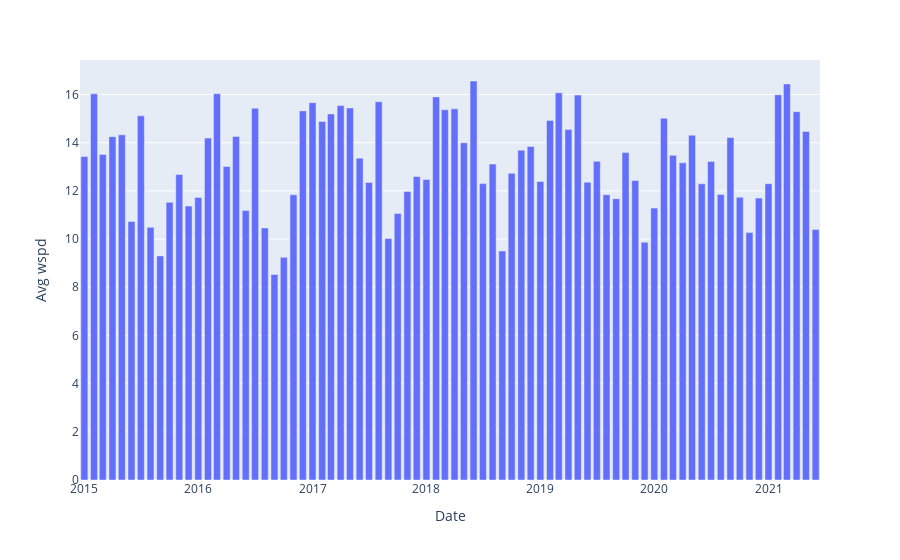

This figure's notebook cell:
### Code cell
fig = px.bar(wspd_df, x="Date", y="Avg wspd")
fig.show()

### Figure 1 — Plotly figure (JSON) as saved in the notebook; plotly's stock layout.template omitted (floating-point values rounded to 4 significant figures)
{"data": [{"alignmentgroup": "True", "hovertemplate": "Date=%{x}<br>Avg wspd=%{y}<extra></extra>", "legendgroup": "", "marker": {"color": "#636efa"}, "name": "", "offsetgroup": "", "orientation": "v", "showlegend": false, "textposition": "auto", "type": "bar", "x": ["2015-01", "2015-02", "2015-03", "2015-04", "2015-05", "2015-06", "2015-07", "2015-08", "2015-09", "2015-10", "2015-11", "2015-12", "2016-01", "2016-02", "2016-03", "2016-04", "2016-05", "2016-06", "2016-07", "2016-08", "2016-09", "2016-10", "2016-11", "2016-12", "2017-01", "2017-02", "2017-03", "2017-04", "2017-05", "2017-06", "2017-07", "2017-08", "2017-09", "2017-10", "2017-11", "2017-12", "2018-01", "2018-02", "2018-03", "2018-04", "2018-05", "2018-06", "2018-07", "2018-08", "2018-09", "2018-10", "2018-11", "2018-12", "2019-01", "2019-02", "2019-03", "2019-04", "2019-05", "2019-06", "2019-07", "2019-08", "2019-09", "2019-10", "2019-11", "2019-12", "2020-01", "2020-02", "2020-03", "2020-04", "2020-05", "2020-06", "2020-07", "2020-08", "2020-09", "2020-10", "2020-11", "2020-12", "2021-01", "2021-02", "2021-03", "2021-04", "2021-05", "2021-06"], "xaxis": "x", "y": [13.43, 16.03, 13.52, 14.25, 14.33, 10.73, 15.12, 10.49, 9.303, 11.53, 12.68, 11.37, 11.73, 14.19, 16.04, 13.01, 14.26, 11.18, 15.43, 10.46, 8.533, 9.242, 11.84, 15.32, 15.66, 14.89, 15.2, 15.54, 15.45, 13.36, 12.35, 15.71, 10.03, 11.06, 11.98, 12.6, 12.47, 15.9, 15.37, 15.41, 14.0, 16.56, 12.3, 13.11, 9.51, 12.73, 13.69, 13.85, 12.39, 14.93, 16.07, 14.55, 15.98, 12.36, 13.23, 11.84, 11.68, 13.59, 12.43, 9.874, 11.29, 15.02, 13.48, 13.17, 14.31, 12.3, 13.22, 11.85, 14.22, 11.74, 10.27, 11.7, 12.3, 15.99, 16.44, 15.29, 14.47, 10.4], "yaxis": "y"}], "layout": {"barmode": "relative", "legend": {"tracegroupgap": 0}, "margin": {"t": 60}, "xaxis": {"anchor": "y", "domain": [0, 1], "title": {"text": "Date"}}, "yaxis": {"anchor": "x", "domain": [0, 1], "title": {"text": "Avg wspd"}}}}
